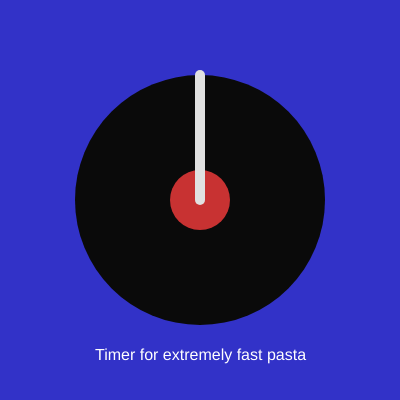
Frame 1 (no input)
Frame 60 (no input): identical to frame 1, image omitted
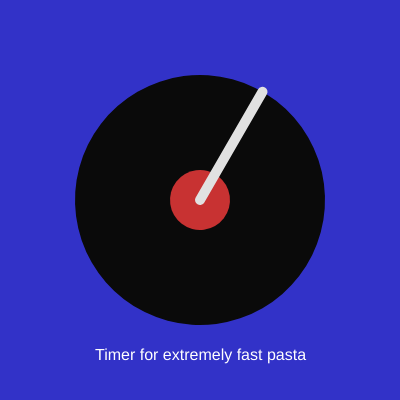
Frame 120 (the mouse pressed at the canvas centre since frame 60)

The p5.js sketch that drew these frames (run headless with seeded random() and noise() and a simulated clock; from frame 60 on, the mouse is pressed at the canvas centre):

// p5.js sketch
// ── sketch.js
let angle = 0;
let playing = false;
let brasAngle = -90;

function setup() {
  createCanvas(400, 400);
  angleMode(DEGREES);
}

function draw() {
  background(50, 50, 200);

  translate(200, 200);

  if (playing) {
    angle += 1;
    if (brasAngle < 270) {
      brasAngle += 0.5; // rotation
    }
  }

  rotate(angle);

  // vinyle
  noStroke();
  fill(10);
  ellipse(0, 0, 250);
  fill(200, 50, 50);
  ellipse(0, 0, 60);
  fill(0);

  // rotation ligne
  resetMatrix();
  translate (200, 200);
  rotate(brasAngle);

  // ligne
  stroke(225);
  strokeWeight(10);
  line(125, 0, 0, 0);
  noStroke();

  // texte
  resetMatrix();
  fill(255);
  textSize(16)
  text("Timer for extremely fast pasta", 95, 360);
}

function mousePressed() {
  playing = !playing;
}
